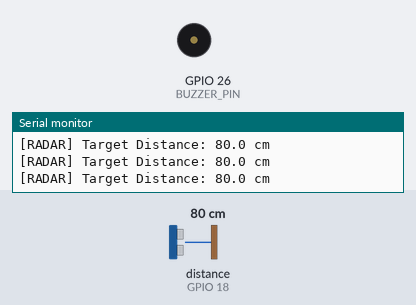
Bench run of a sketch on a simulated ESP32. On the bench: buzzer (waves = sounding), the last lines printed to the serial monitor. Wiring (inferred from the names in the program): ultrasonic range finder: trigger GPIO 5; echo GPIO 18. Inputs (shaded band) come from the test bench; at power-on: distance to the obstacle (sensor on GPIO 18) 80 cm. The echo pulse lasts 58.3 µs per cm.

Above: at 2.2 s.
2.3 s: distance to the obstacle (sensor on GPIO 18) set to 33 cm
3.8 s: distance to the obstacle (sensor on GPIO 18) set to 26 cm
At 4.06 s:
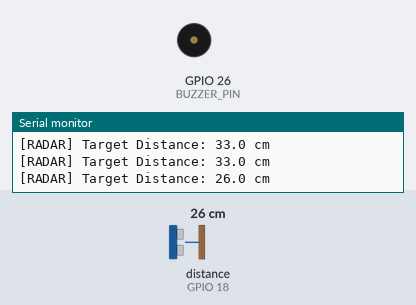
Timing chart, 0 to 12.8 s (numbered marks = the images above; inputs shaded):
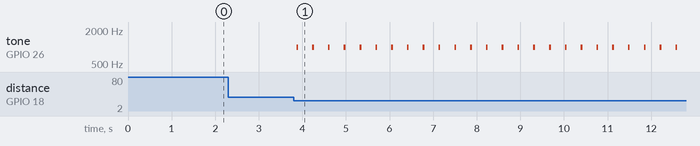

Measured:
- the behaviour switches between 31 and 30 cm on distance to the obstacle (sensor on GPIO 18) (found by bisection; images 0 and 1)
- after the input at 3.8 s, tone on GPIO 26 (BUZZER_PIN): alternates 1000 Hz for 0.04 s and silent for 0.32 s, starting after 0.07 s

The sketch:

code.ino
```cpp
/*
 * Project: WaveDistance - Ultrasonic Range Finder & Reverse Parking Radar (Session 02)
 * Target: CSE 19th Batch, BAIUST
 * Description: Interfacing HC-SR04 ultrasonic sensor with ESP32 to measure distance in cm.
 *              Includes proportional buzzer feedback: closer objects cause faster beeping.
 *              Updated to use tone() for passive 3-leg buzzers.
 */

// Pin definitions
const int TRIG_PIN   = 5;   // Sends 10µs ultrasonic burst
const int ECHO_PIN   = 18;  // Measures pulse width of returned echo
const int BUZZER_PIN = 26;  // 3-leg passive buzzer module

// Speed of sound constant in air (~343 m/s = 0.0343 cm/µs)
const float SOUND_SPEED = 0.0343;

void setup() {
  Serial.begin(115200);
  delay(1000);

  Serial.println("==========================================");
  Serial.println("  BAIUST CSE 19th - ESP32 Workshop Fall-26");
  Serial.println("  Session 02: WaveDistance Ultrasonic Radar");
  Serial.println("==========================================");

  pinMode(TRIG_PIN, OUTPUT);
  pinMode(ECHO_PIN, INPUT);
  pinMode(BUZZER_PIN, OUTPUT);

  digitalWrite(TRIG_PIN, LOW);
  noTone(BUZZER_PIN); // Ensure buzzer is silent on startup
}

void loop() {
  // Step 1: Clear the trigger pin
  digitalWrite(TRIG_PIN, LOW);
  delayMicroseconds(2);

  // Step 2: Send a clean 10-microsecond HIGH pulse
  digitalWrite(TRIG_PIN, HIGH);
  delayMicroseconds(10);
  digitalWrite(TRIG_PIN, LOW);

  // Step 3: Measure the duration of the incoming pulse on ECHO_PIN (in microseconds)
  long duration = pulseIn(ECHO_PIN, HIGH, 30000); // 30ms timeout (~5 meters max)

  // Step 4: Calculate distance in centimeters
  // Distance = (Duration * Sound Speed) / 2
  float distanceCm = (duration * SOUND_SPEED) / 2.0;

  // Step 5: Process and print readings
  if (duration == 0 || distanceCm > 400.0) {
    Serial.println("[RADAR] Out of range or no echo received.");
    noTone(BUZZER_PIN);
    delay(200);
  } else {
    Serial.print("[RADAR] Target Distance: ");
    Serial.print(distanceCm, 1);
    Serial.println(" cm");

    // Smart Parking Radar Logic:
    // If distance < 10 cm: Critical proximity (continuous warning sound)
    // If distance between 10 cm and 30 cm: Proportional pulsing beep
    // If distance > 30 cm: Safe zone (silent)
    if (distanceCm < 10.0) {
      tone(BUZZER_PIN, 1500); // 1500 Hz high pitch tone
      delay(50);
      noTone(BUZZER_PIN);     // Stop the tone
      delay(50);
    } else if (distanceCm <= 30.0) {
      int beepDelay = map((int)distanceCm, 10, 30, 80, 400);
      tone(BUZZER_PIN, 1000); // 1000 Hz standard tone
      delay(40);
      noTone(BUZZER_PIN);
      delay(beepDelay);
    } else {
      noTone(BUZZER_PIN);     // Silence the buzzer
      delay(200);
    }
  }
}
```
